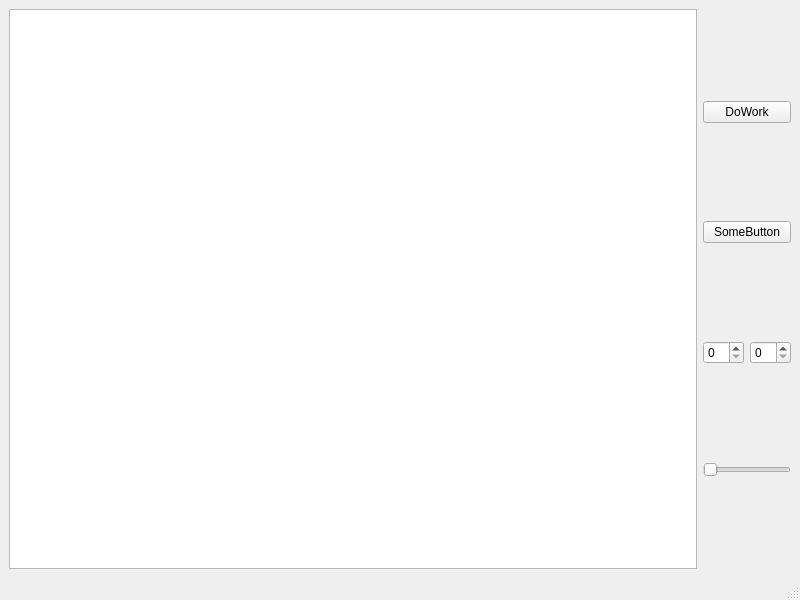
<?xml version="1.0" encoding="UTF-8"?>
<ui version="4.0">
 <class>MainWindow</class>
 <widget class="QMainWindow" name="MainWindow">
  <property name="geometry">
   <rect>
    <x>0</x>
    <y>0</y>
    <width>800</width>
    <height>600</height>
   </rect>
  </property>
  <property name="windowTitle">
   <string>MainWindow</string>
  </property>
  <widget class="QWidget" name="centralwidget">
   <layout class="QGridLayout" name="gridLayout_2">
    <item row="0" column="0">
     <widget class="QTextEdit" name="textEdit"/>
    </item>
    <item row="0" column="1">
     <layout class="QGridLayout" name="gridLayout">
      <item row="0" column="0" colspan="2">
       <widget class="QPushButton" name="doWorkButton">
        <property name="text">
         <string>DoWork</string>
        </property>
       </widget>
      </item>
      <item row="1" column="0" colspan="2">
       <widget class="QPushButton" name="pushButton_2">
        <property name="text">
         <string>SomeButton</string>
        </property>
       </widget>
      </item>
      <item row="2" column="0">
       <widget class="QSpinBox" name="spinBox"/>
      </item>
      <item row="2" column="1">
       <widget class="QSpinBox" name="spinBox_2"/>
      </item>
      <item row="3" column="0" colspan="2">
       <widget class="QSlider" name="horizontalSlider">
        <property name="orientation">
         <enum>Qt::Horizontal</enum>
        </property>
       </widget>
      </item>
     </layout>
    </item>
   </layout>
  </widget>
  <widget class="QMenuBar" name="menubar">
   <property name="geometry">
    <rect>
     <x>0</x>
     <y>0</y>
     <width>800</width>
     <height>21</height>
    </rect>
   </property>
  </widget>
  <widget class="QStatusBar" name="statusbar"/>
 </widget>
 <resources/>
 <connections/>
</ui>
